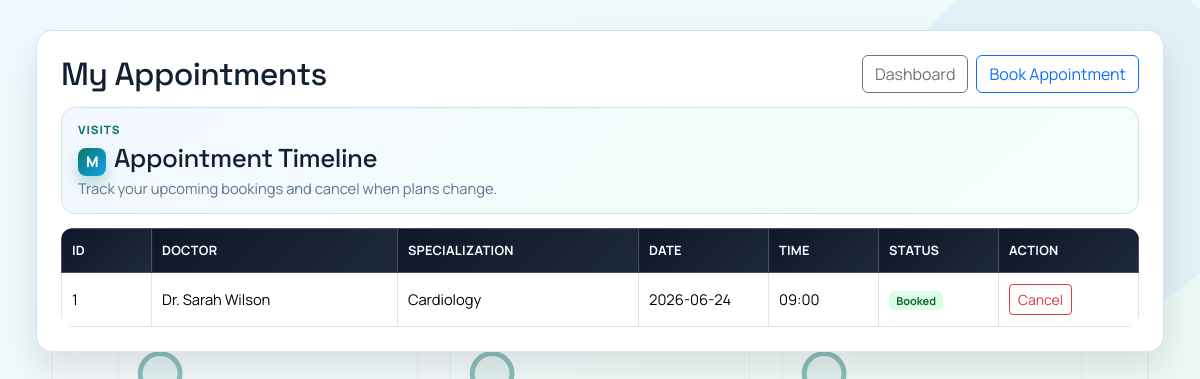
/my_appointments.php (signed in), run on the app's committed database.
### tables this page shows
CREATE TABLE Appointment (
    appointment_id INT AUTO_INCREMENT PRIMARY KEY,
    patient_id INT NOT NULL,
    schedule_id INT NOT NULL,
    appointment_date DATE NOT NULL,
    status ENUM('Booked', 'Cancelled', 'Completed') NOT NULL DEFAULT 'Booked',
    CONSTRAINT fk_appointment_patient
        FOREIGN KEY (patient_id)
        REFERENCES Patient(patient_id)
        ON UPDATE CASCADE
        ON DELETE CASCADE,
    CONSTRAINT fk_appointment_schedule
        FOREIGN KEY (schedule_id)
        REFERENCES Schedule(schedule_id)
        ON UPDATE CASCADE
        ON DELETE CASCADE,
    CONSTRAINT uq_patient_schedule
        UNIQUE (patient_id, schedule_id)
);

CREATE TABLE Doctor (
    doctor_id INT AUTO_INCREMENT PRIMARY KEY,
    fullname VARCHAR(100) NOT NULL,
    specialization VARCHAR(100) NOT NULL,
    email VARCHAR(100) NOT NULL UNIQUE
);

CREATE TABLE Schedule (
    schedule_id INT AUTO_INCREMENT PRIMARY KEY,
    doctor_id INT NOT NULL,
    available_date DATE NOT NULL,
    available_time TIME NOT NULL,
    CONSTRAINT fk_schedule_doctor
        FOREIGN KEY (doctor_id)
        REFERENCES Doctor(doctor_id)
        ON UPDATE CASCADE
        ON DELETE CASCADE,
    CONSTRAINT uq_doctor_slot
        UNIQUE (doctor_id, available_date, available_time)
);

### my_appointments.php (called while the page is built)
<?php
require_once __DIR__ . '/app/patient/my_appointments.php';

### app/patient/my_appointments.php (the view, shortened to what this page needs)
<?php
require_once __DIR__ . '/../../config.php';
$patientId = (int)$_SESSION['patient_id'];
$appointments = [];
$listSql = "SELECT a.appointment_id, a.appointment_date, a.status,
                   d.fullname AS doctor_name, d.specialization,
                   s.available_date, s.available_time
            FROM Appointment a
            INNER JOIN Schedule s ON s.schedule_id = a.schedule_id
            INNER JOIN Doctor d ON d.doctor_id = s.doctor_id
            WHERE a.patient_id = ?
            ORDER BY s.available_date DESC, s.available_time DESC";
$listStmt = mysqli_prepare($conn, $listSql);
if ($listStmt) {
    mysqli_stmt_bind_param($listStmt, 'i', $patientId);
    mysqli_stmt_execute($listStmt);
    $result = mysqli_stmt_get_result($listStmt);
    while ($row = mysqli_fetch_assoc($result)) {
        $appointments[] = $row;
    }
}
?>
<!DOCTYPE html>
<html lang="en">
<head>
    <link href="https://cdn.jsdelivr.net/npm/bootstrap@5.3.3/dist/css/bootstrap.min.css" rel="stylesheet">
    <link rel="stylesheet" href="assets/css/refined-theme.css">
</head>
<body>
    <div class="page-wrap">
        <div class="panel">
            <div class="title-row">
                <h2 class="mb-0">My Appointments</h2>
                <div class="d-flex gap-2 flex-wrap">
                    <a href="dashboard.php" class="btn btn-outline-secondary">Dashboard</a>
                    <a href="book_appointments.php" class="btn btn-outline-primary">Book Appointment</a>
                </div>
            </div>
            <div class="section-hero">
                <p class="page-kicker">Visits</p>
                <h3 class="page-title"><span class="hero-chip">M</span>Appointment Timeline</h3>
                <p class="page-subtitle">Track your upcoming bookings and cancel when plans change.</p>
            </div>
            <div class="table-responsive">
                <table class="table table-bordered table-hover align-middle mb-0">
                    <thead class="table-dark">
                        <tr>
                            <th style="width:90px;">ID</th>
                            <th>Doctor</th>
                            <th>Specialization</th>
                            <th style="width:130px;">Date</th>
                            <th style="width:110px;">Time</th>
                            <th style="width:120px;">Status</th>
                            <th style="width:140px;">Action</th>
                        </tr>
                    </thead>
                    <tbody>
                        <?php if (!empty($appointments)): ?>
                            <?php foreach ($appointments as $appointment): ?>
                                <?php $canCancel = $appointment['status'] === 'Booked'; ?>
                                <tr>
                                    <td><?php echo (int)$appointment['appointment_id']; ?></td>
                                    <td><?php echo htmlspecialchars($appointment['doctor_name'], ENT_QUOTES, 'UTF-8'); ?></td>
                                    <td><?php echo htmlspecialchars($appointment['specialization'], ENT_QUOTES, 'UTF-8'); ?></td>
                                    <td><?php echo htmlspecialchars($appointment['available_date'], ENT_QUOTES, 'UTF-8'); ?></td>
                                    <td><?php echo htmlspecialchars(substr($appointment['available_time'], 0, 5), ENT_QUOTES, 'UTF-8'); ?></td>
                                    <td>
                                        <span class="badge <?php echo $appointment['status'] === 'Booked' ? 'text-bg-success' : ($appointment['status'] === 'Cancelled' ? 'text-bg-danger' : 'text-bg-primary'); ?>">
                                            <?php echo htmlspecialchars($appointment['status'], ENT_QUOTES, 'UTF-8'); ?>
                                        </span>
                                    </td>
                                    <td>
                                        <?php if ($canCancel): ?>
                                            <form method="POST" action="" class="m-0">
                                                <button class="btn btn-sm btn-outline-danger" type="submit" onclick="return confirm('Cancel this appointment?');">Cancel</button>
                                            </form>
                                        <?php else: ?>
                                            <span class="text-muted">N/A</span>
                                        <?php endif; ?>
                                    </td>
                                </tr>
                            <?php endforeach; ?>
                        <?php endif; ?>
                    </tbody>
                </table>
            </div>
        </div>
    </div>
</body>
</html>

### assets/css/refined-theme.css (style rules this page uses)
:root { --ui-bg-a: #f5fbff; --ui-bg-b: #e9f9f0; --ui-surface: #ffffff; --ui-surface-2: #f8fbff; --ui-border: #d2e4ef; --ui-text: #132033; --ui-muted: #5e738d; --ui-accent: #0f766e; --ui-accent-2: #0ea5e9; --ui-danger: #dc2626; --ui-success: #16a34a; --ui-shadow: 0 18px 36px rgba(15, 23, 42, 0.12); --ui-shadow-soft: 0 10px 22px rgba(15, 23, 42, 0.08); }
* { font-family: 'Manrope', 'Segoe UI', Tahoma, Geneva, Verdana, sans-serif; }
body { margin: 0; line-height: 1.45; background: radial-gradient(circle at 0% 0%, #e0f2fe 0%, transparent 35%), radial-gradient(circle at 100% 100%, #dcfce7 0%, transparent 40%), linear-gradient(140deg, var(--ui-bg-a), var(--ui-bg-b)); color: var(--ui-text); }
.section-hero { border: 1px solid #cfe3ef; border-radius: 14px; padding: 14px 16px; background: linear-gradient(140deg, rgba(219, 234, 254, 0.34), rgba(220, 252, 231, 0.3)); margin-bottom: 14px; }
.hero-chip { display: inline-flex; align-items: center; justify-content: center; width: 28px; height: 28px; border-radius: 8px; background: linear-gradient(135deg, #0f766e, #0ea5e9); color: #ffffff; font-size: 0.92rem; font-weight: 800; margin-right: 8px; box-shadow: 0 8px 16px rgba(15, 118, 110, 0.28); }
.page-kicker { margin: 0; text-transform: uppercase; letter-spacing: 0.08em; font-size: 0.72rem; font-weight: 800; color: #0f766e; }
.page-title { margin: 4px 0 2px; font-size: clamp(1.28rem, 2.2vw, 1.62rem); }
.page-subtitle { margin: 0; color: var(--ui-muted); font-size: 0.92rem; }
h1, h2, h3, h4, h5, h6 { font-family: 'Space Grotesk', 'Manrope', 'Segoe UI', sans-serif; letter-spacing: -0.02em; }
.page-wrap, .container, .shell { position: relative; z-index: 1; }
.panel, .card, .topbar, .welcome, .doctor-card, .login-card { border: 1px solid var(--ui-border) !important; box-shadow: var(--ui-shadow) !important; backdrop-filter: blur(3px); background: linear-gradient(180deg, rgba(255, 255, 255, 0.98), rgba(255, 255, 255, 0.94)); }
.panel, .card, .topbar, .welcome { border-radius: 16px !important; }
.btn, button, .menu a, .nav a, .link-button { transition: transform 0.16s ease, box-shadow 0.16s ease, background 0.2s ease, color 0.2s ease, border-color 0.2s ease; }
.table, table { border-radius: 12px; overflow: hidden; }
thead th, th { background: linear-gradient(135deg, #0f172a, #1e293b) !important; color: #f8fafc !important; padding: 12px 10px !important; font-size: 0.8rem; letter-spacing: 0.02em; text-transform: uppercase; }
tbody td { padding: 11px 10px !important; font-size: 0.92rem; }
.btn-outline-secondary, .btn-outline-primary, .btn-outline-danger, .btn-outline-info { background: rgba(255, 255, 255, 0.85); }
.badge.text-bg-success { background: #dcfce7 !important; color: #166534 !important; }
.panel, .card, .doctor-card, .kpi, .chart-box, .topbar, .welcome { animation: riseIn 340ms ease-out; }
.page-wrap > .panel:nth-child(1), .container > .panel:nth-child(1), .shell > .hero:nth-child(1) { animation-delay: 0ms; }
.page-wrap > .panel, .container > .panel, .shell > .hero, .shell > .portal-grid { animation-fill-mode: both; }

### app/patient/my_appointments.php (style rules this page uses)
body { background: linear-gradient(135deg, rgba(242, 248, 255, 0.56), rgba(232, 248, 239, 0.56)), url('assets/images/patient-workspace-bg.svg') center/cover no-repeat fixed, linear-gradient(135deg, #f2f8ff, #e8f8ef); background-blend-mode: normal; min-height: 100vh; }
.page-wrap { max-width: 1160px; margin: 30px auto; padding: 0 16px; }
.panel { background:#fff; border-radius:14px; box-shadow: 0 12px 30px rgba(0,0,0,0.08); padding:24px; }
.title-row { display:flex; justify-content:space-between; align-items:center; gap:12px; flex-wrap:wrap; margin-bottom:14px; }

### data on the page
appointment: appointment_id "1", doctor.fullname "Dr. Sarah Wilson", doctor.specialization "Cardiology", schedule.available_date "2026-06-24", schedule.available_time "09:00", status "Booked"
